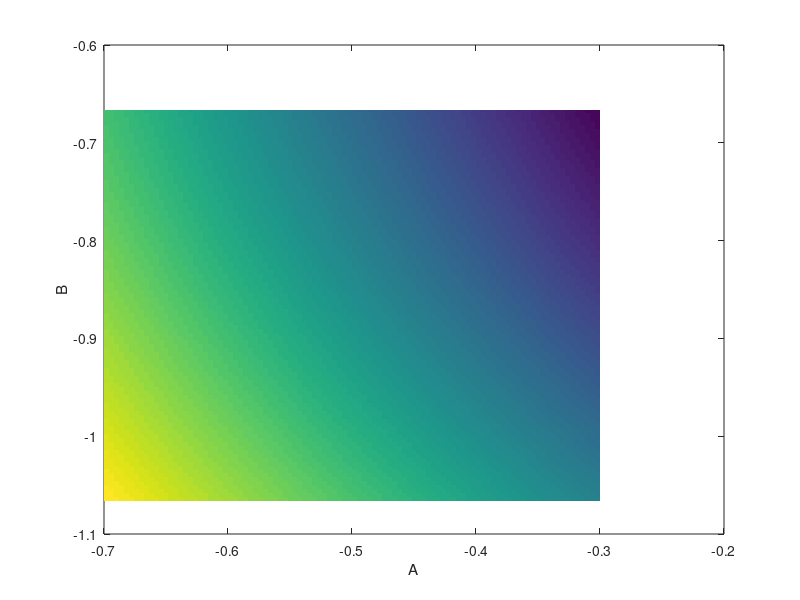
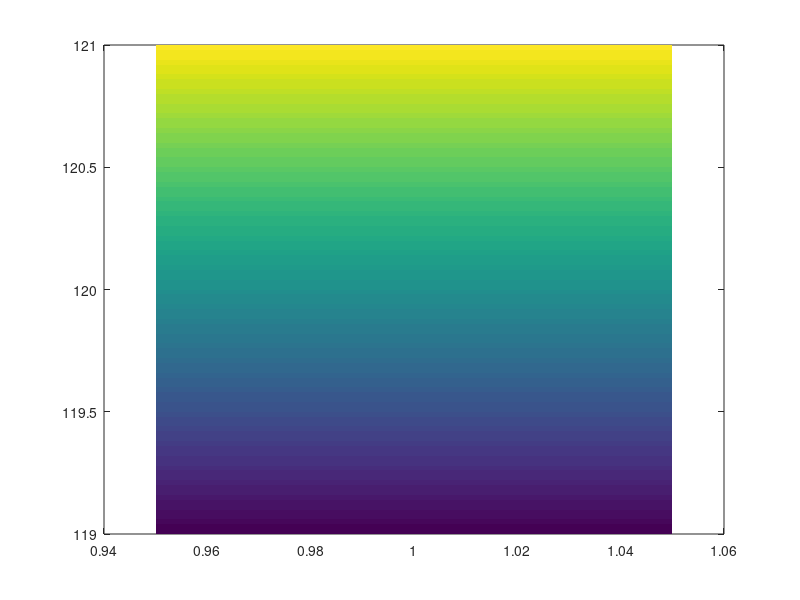

The MATLAB source for these figures, in order: (Note: this script raises an error after producing the figures.)
clc, clear, close all

%%

A0 = 1;
B0 = 0;

A0 = -1/2
B0 = -sqrt(3)/2

dA = linspace(-0.2,0.2,101);
dB = linspace(-0.2,0.2,101);

f0 = zeros(length(dA),length(dB));
f1 = zeros(length(dA),length(dB));

gf = [(A0/(A0^2 + B0^2)^(1/2)), (B0/(A0^2 + B0^2)^(1/2))];

Hf(1,1) = ((A0^2 + B0^2)^(1/2) - A0^2*(A0^2 + B0^2)^(-1/2))/(A0^2 + B0^2);
Hf(1,2) = (-A0*B0*(A0^2 + B0^2)^(-1/2))/(A0^2 + B0^2);
Hf(2,1) = (-A0*B0*(A0^2 + B0^2)^(-1/2))/(A0^2 + B0^2);
Hf(2,2) = ((A0^2 + B0^2)^(1/2) - B0^2*(A0^2 + B0^2)^(-1/2))/(A0^2 + B0^2);

for k1 = 1:length(dA)
    for k2 = 1:length(dB)
        
        f0(k1,k2) = ((A0+dA(k1))^2 + (B0+dB(k2))^2)^(1/2);
                
        f1(k1,k2) = (A0^2 + B0^2)^(1/2) + gf*[dA(k1); dB(k2)];
        
        f2(k1,k2) = (A0^2 + B0^2)^(1/2) + gf*[dA(k1); dB(k2)] + (1/2)*[dA(k1) dB(k2)]*Hf*[dA(k1); dB(k2)];
        
    end
end
        

figure, box on, hold on
surface(A0+dA,B0+dB,f0,'linestyle','none')
surface(A0+dA,B0+dB,f1,'linestyle','none')
% surface(A0+dA,B0+dB,f2,'linestyle','none')
xlabel('A')
ylabel('B')

max(max(abs(f1-f0)))
max(max(abs(f2-f0)))

%% Taylor Expansion for Voltage Magnitude Term

Vmagnom = 1;
Vangnom = 120;

dVmag = linspace(-0.05,+0.05,101);
dVang = linspace(-1,1,101);

Vmag = Vmagnom + dVmag;
Vang = Vangnom + dVang;

f0 = zeros(length(Vmag),length(Vang));
f1 = zeros(length(Vmag),length(Vang));
f2 = zeros(length(Vmag),length(Vang));

A0 = Vmagnom*cos(pi/180*Vangnom);
B0 = Vmagnom*sin(pi/180*Vangnom);

gf = [(A0/(A0^2 + B0^2)^(1/2)), (B0/(A0^2 + B0^2)^(1/2))];

Hf = zeros(2,2);
Hf(1,1) = ((A0^2 + B0^2)^(1/2) - A0^2*(A0^2 + B0^2)^(-1/2))/(A0^2 + B0^2);
Hf(1,2) = (-A0*B0*(A0^2 + B0^2)^(-1/2))/(A0^2 + B0^2);
Hf(2,1) = (-A0*B0*(A0^2 + B0^2)^(-1/2))/(A0^2 + B0^2);
Hf(2,2) = ((A0^2 + B0^2)^(1/2) - B0^2*(A0^2 + B0^2)^(-1/2))/(A0^2 + B0^2);

for k1 = 1:length(Vmag)
    for k2 = 1:length(Vang)
        
        A = Vmag(k1)*cos(pi/180*Vang(k2));
        B = Vmag(k1)*sin(pi/180*Vang(k2));
        
        dA = A - A0;
        dB = B - B0;
        
        f0(k1,k2) = (A^2 + B^2)^(1/2);
        
        f1(k1,k2) = (A0^2 + B0^2)^(1/2) + gf*[dA; dB];
        
        f2(k1,k2) = (A0^2 + B0^2)^(1/2) + gf*[dA; dB] + (1/2)*[dA, dB]*Hf*[dA; dB];
        
        
    end
end

figure, box on, hold on
surface(Vmag,Vang,f0,'linestyle','none')
surface(Vmag,Vang,f1,'linestyle','none')
surface(A0+dA,B0+dB,f2,'linestyle','none')
xlabel('A')
ylabel('B')

disp('Max Error First Order Magnitude')
max(max(abs(f1-f0)))
disp('Max Error Second Order Magnitude')
max(max(abs(f2-f0)))

%% Taylor Expansion for Squared Voltage Magnitude Term

Vmagnom = 1;
Vangnom = 120;

dVmag = linspace(-0.05,+0.05,101);
dVang = linspace(-1,1,101);

Vmag = Vmagnom + dVmag;
Vang = Vangnom + dVang;

f0 = zeros(length(Vmag),length(Vang));
f1 = zeros(length(Vmag),length(Vang));
f2 = zeros(length(Vmag),length(Vang));

A0 = Vmagnom*cos(pi/180*Vangnom);
B0 = Vmagnom*sin(pi/180*Vangnom);

gf = [2*A0, 2*B0];

Hf = [2, 0;
    0, 2];

for k1 = 1:length(Vmag)
    for k2 = 1:length(Vang)
        
        A = Vmag(k1)*cos(pi/180*Vang(k2));
        B = Vmag(k1)*sin(pi/180*Vang(k2));
        
        dA = A - A0;
        dB = B - B0;
        
        f0(k1,k2) = (A^2 + B^2);
        
        f1(k1,k2) = (A0^2 + B0^2) + gf*[dA; dB];
        
        f2(k1,k2) = (A0^2 + B0^2)^(1/2) + gf*[dA; dB] + (1/2)*[dA, dB]*Hf*[dA; dB];
        
        
    end
end

figure, box on, hold on
surface(Vmag,Vang,f0,'linestyle','none')
surface(Vmag,Vang,f1,'linestyle','none')
surface(A0+dA,B0+dB,f2,'linestyle','none')
xlabel('A')
ylabel('B')

disp('Max Error First Order Squared Magnitude')
max(max(abs(f1-f0)))
disp('Max Error Second Order Squared Magnitude')
max(max(abs(f2-f0)))
